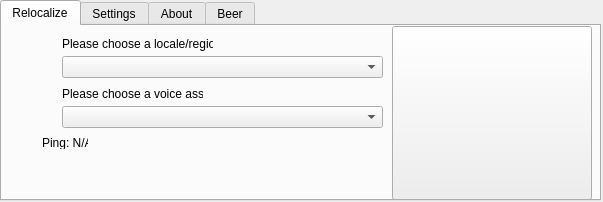
<?xml version="1.0" encoding="UTF-8"?>
<ui version="4.0">
 <class>RelocalizerMain</class>
 <widget class="QMainWindow" name="RelocalizerMain">
  <property name="geometry">
   <rect>
    <x>0</x>
    <y>0</y>
    <width>603</width>
    <height>202</height>
   </rect>
  </property>
  <property name="sizePolicy">
   <sizepolicy hsizetype="Fixed" vsizetype="Fixed">
    <horstretch>0</horstretch>
    <verstretch>0</verstretch>
   </sizepolicy>
  </property>
  <property name="minimumSize">
   <size>
    <width>603</width>
    <height>202</height>
   </size>
  </property>
  <property name="maximumSize">
   <size>
    <width>603</width>
    <height>202</height>
   </size>
  </property>
  <property name="windowTitle">
   <string>Simon's Relocalizer</string>
  </property>
  <property name="windowIcon">
   <iconset>
    <normaloff>resources/SC2-SimonsRelocalizer.ico</normaloff>resources/SC2-SimonsRelocalizer.ico</iconset>
  </property>
  <widget class="QWidget" name="centralwidget">
   <widget class="QTabWidget" name="tabWidget">
    <property name="geometry">
     <rect>
      <x>0</x>
      <y>0</y>
      <width>601</width>
      <height>201</height>
     </rect>
    </property>
    <property name="currentIndex">
     <number>0</number>
    </property>
    <widget class="QWidget" name="tab">
     <attribute name="title">
      <string>Relocalize</string>
     </attribute>
     <widget class="QPushButton" name="relocalizeButton">
      <property name="geometry">
       <rect>
        <x>390</x>
        <y>0</y>
        <width>200</width>
        <height>174</height>
       </rect>
      </property>
      <property name="text">
       <string/>
      </property>
      <property name="icon">
       <iconset>
        <normaloff>resources/new_relocalize_button.jpg</normaloff>resources/new_relocalize_button.jpg</iconset>
      </property>
      <property name="iconSize">
       <size>
        <width>195</width>
        <height>169</height>
       </size>
      </property>
     </widget>
     <widget class="QComboBox" name="comboBox">
      <property name="geometry">
       <rect>
        <x>60</x>
        <y>30</y>
        <width>321</width>
        <height>22</height>
       </rect>
      </property>
     </widget>
     <widget class="QComboBox" name="comboBox_2">
      <property name="geometry">
       <rect>
        <x>60</x>
        <y>80</y>
        <width>321</width>
        <height>22</height>
       </rect>
      </property>
     </widget>
     <widget class="QLabel" name="localeLabel">
      <property name="geometry">
       <rect>
        <x>60</x>
        <y>10</y>
        <width>151</width>
        <height>16</height>
       </rect>
      </property>
      <property name="text">
       <string>Please choose a locale/region:</string>
      </property>
     </widget>
     <widget class="QLabel" name="assetLabel">
      <property name="geometry">
       <rect>
        <x>60</x>
        <y>60</y>
        <width>141</width>
        <height>16</height>
       </rect>
      </property>
      <property name="text">
       <string>Please choose a voice asset:</string>
      </property>
     </widget>
     <widget class="QLabel" name="label">
      <property name="geometry">
       <rect>
        <x>30</x>
        <y>30</y>
        <width>25</width>
        <height>25</height>
       </rect>
      </property>
      <property name="text">
       <string/>
      </property>
      <property name="pixmap">
       <pixmap>resources/relocalization.png</pixmap>
      </property>
     </widget>
     <widget class="QLabel" name="label_2">
      <property name="geometry">
       <rect>
        <x>30</x>
        <y>80</y>
        <width>25</width>
        <height>25</height>
       </rect>
      </property>
      <property name="text">
       <string/>
      </property>
      <property name="pixmap">
       <pixmap>resources/voice_asset.png</pixmap>
      </property>
      <property name="scaledContents">
       <bool>false</bool>
      </property>
     </widget>
     <widget class="QLabel" name="pingLabel">
      <property name="geometry">
       <rect>
        <x>40</x>
        <y>110</y>
        <width>46</width>
        <height>13</height>
       </rect>
      </property>
      <property name="text">
       <string>Ping: N/A</string>
      </property>
     </widget>
    </widget>
    <widget class="QWidget" name="tab_2">
     <attribute name="title">
      <string>Settings</string>
     </attribute>
    </widget>
    <widget class="QWidget" name="tab_3">
     <attribute name="title">
      <string>About</string>
     </attribute>
    </widget>
    <widget class="QWidget" name="tab_4">
     <attribute name="title">
      <string>Beer</string>
     </attribute>
    </widget>
   </widget>
  </widget>
 </widget>
 <resources/>
 <connections/>
</ui>
